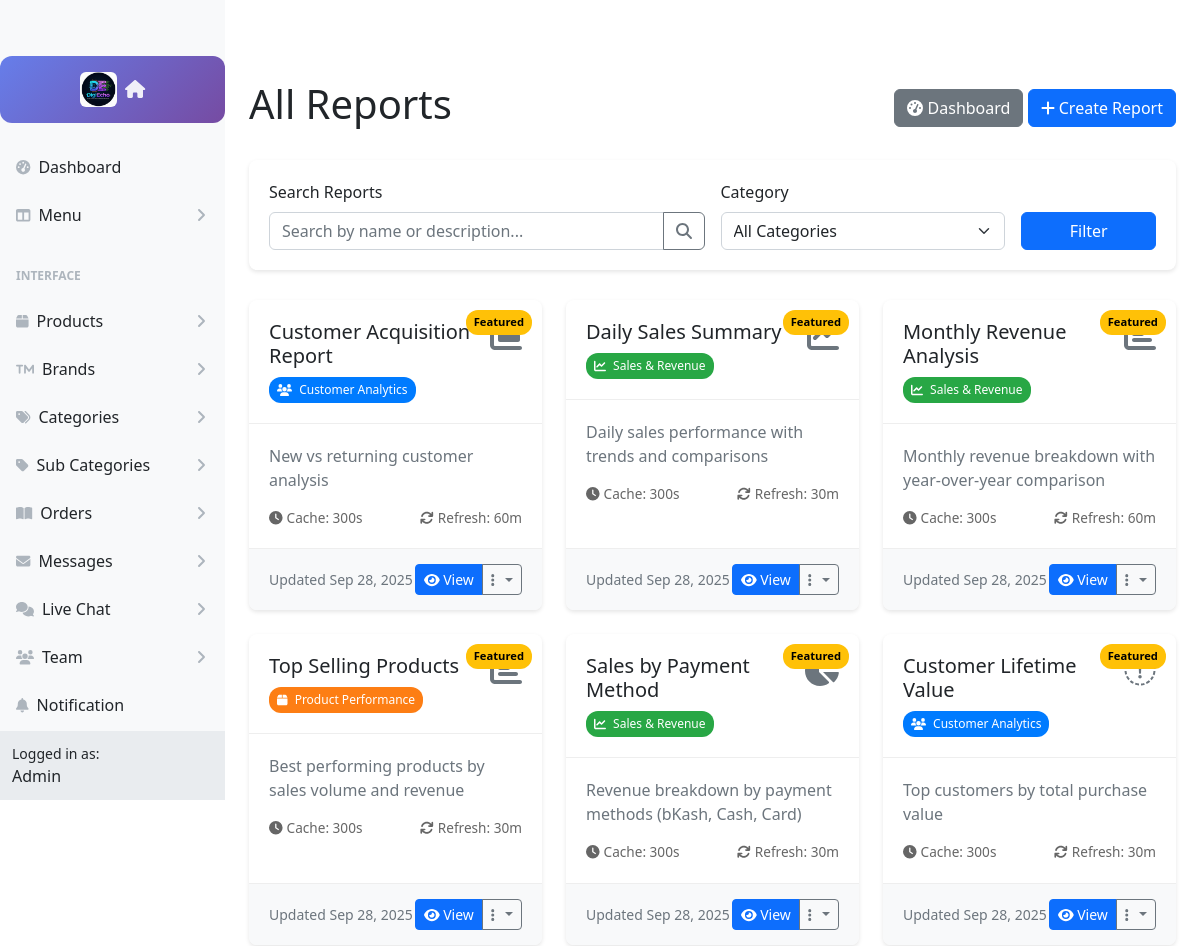
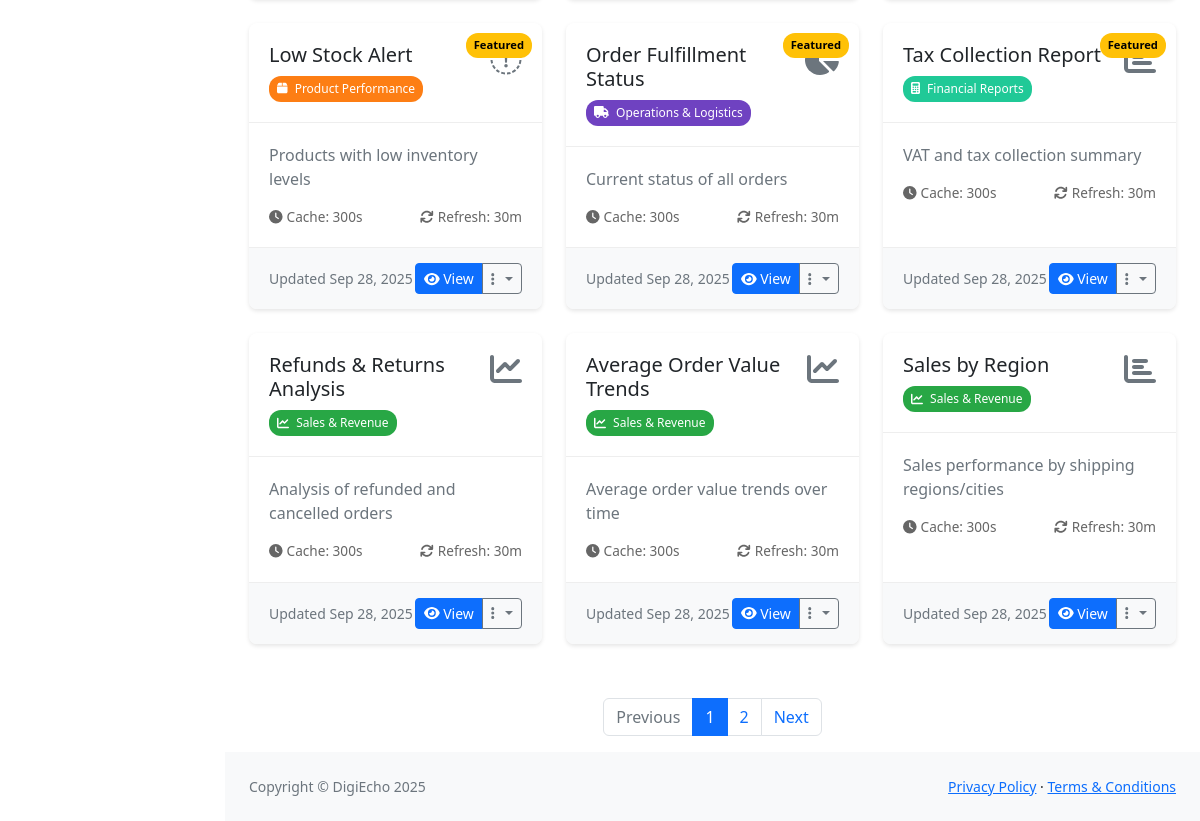
/admin/reports-list.php (signed in), run on the app's committed database (2 pictures, top to bottom).
### tables this page shows
CREATE TABLE `report_templates` (
  `id` int(11) NOT NULL,
  `category_id` int(11) NOT NULL,
  `name` varchar(200) NOT NULL,
  `slug` varchar(200) NOT NULL,
  `description` text DEFAULT NULL,
  `query_template` longtext NOT NULL,
  `chart_type` enum('line','bar','pie','doughnut','area','column','table','metric','gauge') DEFAULT 'table',
  `chart_config` longtext DEFAULT NULL CHECK (json_valid(`chart_config`)),
  `parameters` longtext DEFAULT NULL CHECK (json_valid(`parameters`)),
  `filters` longtext DEFAULT NULL CHECK (json_valid(`filters`)),
  `columns` longtext DEFAULT NULL CHECK (json_valid(`columns`)),
  `aggregations` longtext DEFAULT NULL CHECK (json_valid(`aggregations`)),
  `refresh_interval` int(11) DEFAULT 0 COMMENT 'Auto refresh in minutes, 0 = manual',
  `cache_duration` int(11) DEFAULT 300 COMMENT 'Cache duration in seconds',
  `access_roles` longtext DEFAULT NULL CHECK (json_valid(`access_roles`)),
  `is_active` tinyint(1) DEFAULT 1,
  `is_featured` tinyint(1) DEFAULT 0,
  `sort_order` int(11) DEFAULT 0,
  `created_by` int(11) DEFAULT NULL,
  `created_at` timestamp NOT NULL DEFAULT current_timestamp(),
  `updated_at` timestamp NOT NULL DEFAULT current_timestamp() ON UPDATE current_timestamp()
);

CREATE TABLE `report_categories` (
  `id` int(11) NOT NULL,
  `name` varchar(100) NOT NULL,
  `slug` varchar(100) NOT NULL,
  `description` text DEFAULT NULL,
  `icon` varchar(50) DEFAULT NULL,
  `color` varchar(20) DEFAULT '#007bff',
  `sort_order` int(11) DEFAULT 0,
  `is_active` tinyint(1) DEFAULT 1,
  `created_at` timestamp NOT NULL DEFAULT current_timestamp(),
  `updated_at` timestamp NOT NULL DEFAULT current_timestamp() ON UPDATE current_timestamp()
);

### src/ReportManager.php (called while the page is built, shortened)
<?php
class ReportManager
{
    private $db;
    public function __construct($database_connection)
    {
        $this->db = $database_connection;
        $this->cache_dir = __DIR__ . '/../cache/reports/';
        $this->export_dir = __DIR__ . '/../exports/reports/';
    }
    public function searchReports($query = '', $category_id = null, $user_id = null, $page = 1, $per_page = 20)
    {
        $where_conditions = ['rt.is_active = 1'];
        $params = [];
        $where_clause = implode(' AND ', $where_conditions);
        $offset = ($page - 1) * $per_page;
        $count_sql = "SELECT COUNT(*) FROM report_templates rt
                      JOIN report_categories rc ON rt.category_id = rc.id
                      WHERE $where_clause";
        $stmt = $this->db->prepare($count_sql);
        $stmt->execute($params);
        $total_records = $stmt->fetchColumn();
        $sql = "SELECT rt.*, rc.name as category_name, rc.color as category_color, rc.icon as category_icon
                FROM report_templates rt
                JOIN report_categories rc ON rt.category_id = rc.id
                WHERE $where_clause
                ORDER BY rt.is_featured DESC, rt.sort_order ASC, rt.name ASC
                LIMIT $per_page OFFSET $offset";
        $stmt = $this->db->prepare($sql);
        $stmt->execute($params);
        $reports = $stmt->fetchAll(PDO::FETCH_ASSOC);
        return [
            'reports' => $reports,
            'pagination' => [
                'current_page' => $page,
                'per_page' => $per_page,
                'total_records' => $total_records,
                'total_pages' => ceil($total_records / $per_page)
            ]
        ];
    }
}

### admin/reports-list.php (the view, shortened to what this page needs)
<?php
require_once '../config/database.php';
require_once '../src/ReportManager.php';
$reportManager = new ReportManager($pdo);
$page_title = "All Reports";
$search_query = $_GET['search'] ?? '';
$category_id = $_GET['category'] ?? null;
$page = (int)($_GET['page'] ?? 1);
$reports_data = $reportManager->searchReports($search_query, $category_id, $_SESSION['userid'], $page, 12);
?>
<!DOCTYPE html>
<html lang="en">
<head>
    <link href="assets/css/styles.css" rel="stylesheet" />
    <link href="https://cdnjs.cloudflare.com/ajax/libs/font-awesome/6.0.0/css/all.min.css" rel="stylesheet" />
</head>
<body class="sb-nav-fixed">
    <?php include 'components/header.php'; ?>
    <div id="layoutSidenav">
        <?php include 'components/sidebar.php'; ?>
        <div id="layoutSidenav_content">
            <main>
                <div class="container-fluid px-4">
                    <div class="d-flex justify-content-between align-items-center">
                        <h1 class="mt-4"><?= $page_title ?></h1>
                        <div class="mt-4">
                            <a href="reports-dashboard.php" class="btn btn-secondary">
                                <i class="fas fa-tachometer-alt"></i> Dashboard
                            </a>
                            <a href="reports-builder.php" class="btn btn-primary">
                                <i class="fas fa-plus"></i> Create Report
                            </a>
                        </div>
                    </div>
                    <div class="search-filters mt-4">
                        <form method="GET" class="row g-3">
                            <div class="col-md-6">
                                <label for="search" class="form-label">Search Reports</label>
                                <div class="input-group">
                                    <input type="text" class="form-control" id="search" name="search"
                                           value="<?= htmlspecialchars($search_query) ?>"
                                           placeholder="Search by name or description...">
                                    <button class="btn btn-outline-secondary" type="submit">
                                        <i class="fas fa-search"></i>
                                    </button>
                                </div>
                            </div>
                            <div class="col-md-4">
                                <label for="category" class="form-label">Category</label>
                                <select class="form-select" id="category" name="category">
                                    <option value="">All Categories</option>
                                </select>
                            </div>
                            <div class="col-md-2 d-flex align-items-end">
                                <button type="submit" class="btn btn-primary w-100">Filter</button>
                            </div>
                        </form>
                    </div>
                    <div class="row">
                        <?php if (empty($reports_data['reports'])): ?>
                        <div class="col-12">
                            <div class="text-center py-5">
                                <i class="fas fa-chart-bar fa-3x text-muted mb-3"></i>
                                <h4 class="text-muted">No Reports Found</h4>
                                <p class="text-muted">Try adjusting your search criteria or create a new report.</p>
                                <a href="reports-builder.php" class="btn btn-primary">
                                    <i class="fas fa-plus"></i> Create New Report
                                </a>
                            </div>
                        </div>
                        <?php else: ?>
                        <?php foreach ($reports_data['reports'] as $report): ?>
                        <div class="col-xl-4 col-lg-6 col-md-6 mb-4">
                            <div class="report-card d-flex flex-column position-relative">
                                <?php if ($report['is_featured']): ?>
                                <div class="featured-badge">Featured</div>
                                <?php endif; ?>
                                <div class="report-header">
                                    <div class="d-flex align-items-start justify-content-between">
                                        <div class="flex-grow-1">
                                            <h5 class="mb-2"><?= htmlspecialchars($report['name']) ?></h5>
                                            <span class="category-badge" style="background-color: <?= $report['category_color'] ?>">
                                                <i class="<?= $report['category_icon'] ?> me-1"></i>
                                                <?= htmlspecialchars($report['category_name']) ?>
                                            </span>
                                        </div>
                                        <div class="text-end">
                                            <i class="fas fa-chart-<?= $report['chart_type'] ?> fa-2x text-muted"></i>
                                        </div>
                                    </div>
                                </div>
                                <div class="report-body">
                                    <p class="text-muted mb-3">
                                        <?= htmlspecialchars(substr($report['description'] ?? 'No description available.', 0, 120)) ?>
                                    </p>
                                    <div class="report-stats">
                                        <span><i class="fas fa-clock me-1"></i>Cache: <?= $report['cache_duration'] ?? 300 ?>s</span>
                                        <span><i class="fas fa-sync me-1"></i>Refresh: <?= $report['refresh_interval'] ?? 0 ?>m</span>
                                    </div>
                                </div>
                                <div class="report-footer">
                                    <div class="d-flex justify-content-between align-items-center">
                                        <small class="text-muted">
                                            Updated <?= date('M d, Y', strtotime($report['updated_at'])) ?>
                                        </small>
                                        <div class="btn-group" role="group">
                                            <a href="reports-view.php?template_id=<?= $report['id'] ?>"
                                               class="btn btn-sm btn-primary">
                                                <i class="fas fa-eye"></i> View
                                            </a>
                                            <button class="btn btn-sm btn-outline-secondary dropdown-toggle"
                                                    type="button" data-bs-toggle="dropdown">
                                                <i class="fas fa-ellipsis-v"></i>
                                            </button>
                                        </div>
                                    </div>
                                </div>
                            </div>
                        </div>
                        <?php endforeach; ?>
                        <?php endif; ?>
                    </div>
                    <?php if ($reports_data['pagination']['total_pages'] > 1): ?>
                    <div class="pagination-wrapper">
                        <nav aria-label="Reports pagination">
                            <ul class="pagination">
                                <?php
                                $current_page = $reports_data['pagination']['current_page'];
                                $total_pages = $reports_data['pagination']['total_pages'];
                                $query_params = http_build_query(array_filter([
                                    'search' => $search_query,
                                    'category' => $category_id
                                ]));
                                ?>
                                <li class="page-item <?= $current_page <= 1 ? 'disabled' : '' ?>">
                                    <a class="page-link" href="?page=<?= $current_page - 1 ?>&<?= $query_params ?>">Previous</a>
                                </li>
                                <?php for ($i = max(1, $current_page - 2); $i <= min($total_pages, $current_page + 2); $i++): ?>
                                <li class="page-item <?= $i == $current_page ? 'active' : '' ?>">
                                    <a class="page-link" href="?page=<?= $i ?>&<?= $query_params ?>"><?= $i ?></a>
                                </li>
                                <?php endfor; ?>
                                <li class="page-item <?= $current_page >= $total_pages ? 'disabled' : '' ?>">
                                    <a class="page-link" href="?page=<?= $current_page + 1 ?>&<?= $query_params ?>">Next</a>
                                </li>
                            </ul>
                        </nav>
                    </div>
                    <?php endif; ?>
                </div>
            </main>
            <?php include 'components/footer.php'; ?>
        </div>
    </div>
</body>
</html>

### admin/reports-list.php (style rules this page uses)
.report-card { background: white; border-radius: 8px; box-shadow: 0 2px 4px rgba(0,0,0,0.1); transition: transform 0.2s, box-shadow 0.2s; overflow: hidden; height: 100%; }
.report-header { padding: 20px; border-bottom: 1px solid #eee; }
.report-body { padding: 20px; flex-grow: 1; }
.report-footer { padding: 15px 20px; background: #f8f9fa; border-top: 1px solid #eee; }
.category-badge { display: inline-block; padding: 4px 8px; border-radius: 12px; font-size: 0.75rem; font-weight: 500; color: white; }
.search-filters { background: white; padding: 20px; border-radius: 8px; box-shadow: 0 2px 4px rgba(0,0,0,0.1); margin-bottom: 30px; }
.featured-badge { position: absolute; top: 10px; right: 10px; background: #ffc107; color: #000; padding: 4px 8px; border-radius: 12px; font-size: 0.7rem; font-weight: bold; }
.report-stats { display: flex; justify-content: space-between; font-size: 0.85rem; color: #666; margin-top: 10px; }
.pagination-wrapper { display: flex; justify-content: center; margin-top: 30px; }

### admin/components/header.php (style rules this page uses)
.dropdown-toggle::after { margin-left: 0.5em; }

### data on the page
report_templates: is_featured "Featured", name "Customer Acquisition Report", category.name "Customer Analytics", description "New vs returning customer analysis", cache_duration "300", refresh_interval "60", updated_at "Sep 28, 2025"
report_templates: is_featured "Featured", name "Daily Sales Summary", category.name "Sales & Revenue", description "Daily sales performance with trends and comparisons", cache_duration "300", refresh_interval "30", updated_at "Sep 28, 2025"
report_templates: is_featured "Featured", name "Monthly Revenue Analysis", category.name "Sales & Revenue", description "Monthly revenue breakdown with year-over-year comparison", cache_duration "300", refresh_interval "60", updated_at "Sep 28, 2025"
report_templates: is_featured "Featured", name "Top Selling Products", category.name "Product Performance", description "Best performing products by sales volume and revenue", cache_duration "300", refresh_interval "30", updated_at "Sep 28, 2025"
report_templates: is_featured "Featured", name "Sales by Payment Method", category.name "Sales & Revenue", description "Revenue breakdown by payment methods (bKash, Cash, Card)", cache_duration "300", refresh_interval "30", updated_at "Sep 28, 2025"
report_templates: is_featured "Featured", name "Customer Lifetime Value", category.name "Customer Analytics", description "Top customers by total purchase value", cache_duration "300", refresh_interval "30", updated_at "Sep 28, 2025"
report_templates: is_featured "Featured", name "Low Stock Alert", category.name "Product Performance", description "Products with low inventory levels", cache_duration "300", refresh_interval "30", updated_at "Sep 28, 2025"
report_templates: is_featured "Featured", name "Order Fulfillment Status", category.name "Operations & Logistics", description "Current status of all orders", cache_duration "300", refresh_interval "30", updated_at "Sep 28, 2025"
report_templates: is_featured "Featured", name "Tax Collection Report", category.name "Financial Reports", description "VAT and tax collection summary", cache_duration "300", refresh_interval "30", updated_at "Sep 28, 2025"
report_templates: name "Refunds & Returns Analysis", category.name "Sales & Revenue", description "Analysis of refunded and cancelled orders", cache_duration "300", refresh_interval "30", updated_at "Sep 28, 2025"
report_templates: name "Average Order Value Trends", category.name "Sales & Revenue", description "Average order value trends over time", cache_duration "300", refresh_interval "30", updated_at "Sep 28, 2025"
report_templates: name "Sales by Region", category.name "Sales & Revenue", description "Sales performance by shipping regions/cities", cache_duration "300", refresh_interval "30", updated_at "Sep 28, 2025"

### other printed values
$_SESSION['username'] "Admin"
$page_title "All Reports"
settings()['companyname'] "DigiEcho"
